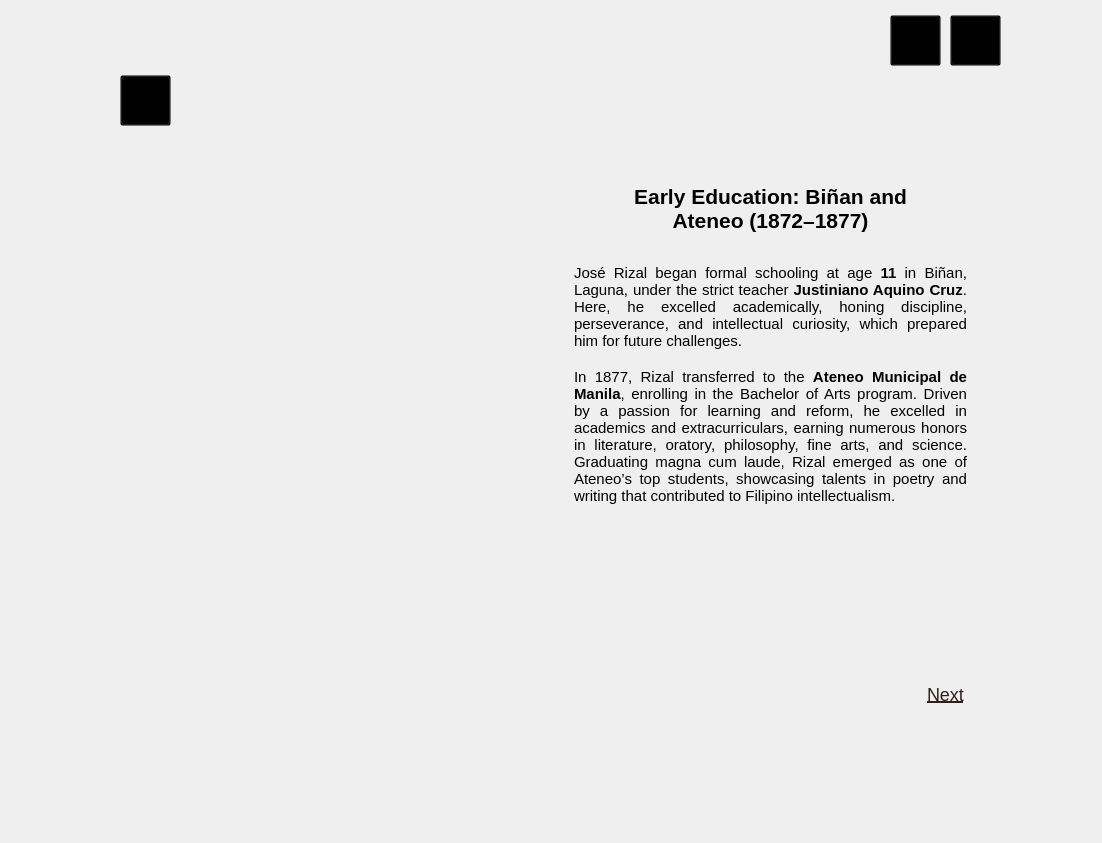
<?xml version="1.0" encoding="UTF-8"?>
<ui version="4.0">
 <class>chapter2page</class>
 <widget class="QMainWindow" name="chapter2page">
  <property name="geometry">
   <rect>
    <x>0</x>
    <y>0</y>
    <width>1102</width>
    <height>843</height>
   </rect>
  </property>
  <property name="minimumSize">
   <size>
    <width>1102</width>
    <height>843</height>
   </size>
  </property>
  <property name="maximumSize">
   <size>
    <width>1102</width>
    <height>843</height>
   </size>
  </property>
  <property name="windowTitle">
   <string>MainWindow</string>
  </property>
  <widget class="QWidget" name="centralwidget">
   <widget class="QLabel" name="bg">
    <property name="geometry">
     <rect>
      <x>0</x>
      <y>0</y>
      <width>1102</width>
      <height>843</height>
     </rect>
    </property>
    <property name="minimumSize">
     <size>
      <width>1102</width>
      <height>843</height>
     </size>
    </property>
    <property name="maximumSize">
     <size>
      <width>1102</width>
      <height>843</height>
     </size>
    </property>
    <property name="text">
     <string/>
    </property>
    <property name="pixmap">
     <pixmap>../reso/bg.png</pixmap>
    </property>
    <property name="scaledContents">
     <bool>true</bool>
    </property>
   </widget>
   <widget class="QLabel" name="chapter2logo">
    <property name="geometry">
     <rect>
      <x>120</x>
      <y>280</y>
      <width>411</width>
      <height>211</height>
     </rect>
    </property>
    <property name="text">
     <string/>
    </property>
    <property name="pixmap">
     <pixmap>../reso/chapter2logo.png</pixmap>
    </property>
    <property name="scaledContents">
     <bool>true</bool>
    </property>
   </widget>
   <widget class="QTextEdit" name="earlyeduc">
    <property name="enabled">
     <bool>false</bool>
    </property>
    <property name="geometry">
     <rect>
      <x>600</x>
      <y>180</y>
      <width>341</width>
      <height>81</height>
     </rect>
    </property>
    <property name="styleSheet">
     <string notr="true">
    QTextEdit {
        background: transparent;
        font-family: &quot;Times New Roman&quot;;
        font-size: 10pt;
        border: none;
    }
</string>
    </property>
    <property name="html">
     <string>&lt;!DOCTYPE HTML PUBLIC &quot;-//W3C//DTD HTML 4.0//EN&quot; &quot;http://www.w3.org/TR/REC-html40/strict.dtd&quot;&gt;
&lt;html&gt;&lt;head&gt;&lt;meta name=&quot;qrichtext&quot; content=&quot;1&quot; /&gt;&lt;style type=&quot;text/css&quot;&gt;
p, li { white-space: pre-wrap; }
&lt;/style&gt;&lt;/head&gt;&lt;body style=&quot; font-family:'Times New Roman'; font-size:10pt; font-weight:400; font-style:normal;&quot;&gt;
&lt;p align=&quot;center&quot; style=&quot; margin-top:0px; margin-bottom:0px; margin-left:0px; margin-right:0px; -qt-block-indent:0; text-indent:0px;&quot;&gt;&lt;a name=&quot;docs-internal-guid-5152b0a1-7fff-c6cc-916e-a2041b368d7a&quot;&gt;&lt;/a&gt;&lt;span style=&quot; font-size:16pt; font-weight:600; color:#000000; background-color:transparent;&quot;&gt;E&lt;/span&gt;&lt;span style=&quot; font-size:16pt; font-weight:600; color:#000000; background-color:transparent;&quot;&gt;arly Education: Biñan and Ateneo (1872–1877)&lt;/span&gt;&lt;/p&gt;&lt;/body&gt;&lt;/html&gt;</string>
    </property>
   </widget>
   <widget class="QTextEdit" name="earlyeduc1">
    <property name="enabled">
     <bool>false</bool>
    </property>
    <property name="geometry">
     <rect>
      <x>570</x>
      <y>260</y>
      <width>401</width>
      <height>451</height>
     </rect>
    </property>
    <property name="styleSheet">
     <string notr="true">
    QTextEdit {
        background: transparent;
        font-family: &quot;Times New Roman&quot;;
        font-size: 10pt;
        border: none;
    }
</string>
    </property>
    <property name="html">
     <string>&lt;!DOCTYPE HTML PUBLIC &quot;-//W3C//DTD HTML 4.0//EN&quot; &quot;http://www.w3.org/TR/REC-html40/strict.dtd&quot;&gt;
&lt;html&gt;&lt;head&gt;&lt;meta name=&quot;qrichtext&quot; content=&quot;1&quot; /&gt;&lt;style type=&quot;text/css&quot;&gt;
p, li { white-space: pre-wrap; }
&lt;/style&gt;&lt;/head&gt;&lt;body style=&quot; font-family:'Times New Roman'; font-size:10pt; font-weight:400; font-style:normal;&quot;&gt;
&lt;p align=&quot;justify&quot; style=&quot; margin-top:0px; margin-bottom:0px; margin-left:0px; margin-right:0px; -qt-block-indent:0; text-indent:0px;&quot;&gt;&lt;a name=&quot;docs-internal-guid-e0b6321d-7fff-c643-e446-6b3da369df06&quot;&gt;&lt;/a&gt;&lt;span style=&quot; font-size:11pt; color:#000000; background-color:transparent;&quot;&gt;J&lt;/span&gt;&lt;span style=&quot; font-size:11pt; color:#000000; background-color:transparent;&quot;&gt;osé Rizal began formal schooling at age &lt;/span&gt;&lt;span style=&quot; font-size:11pt; font-weight:600; color:#000000; background-color:transparent;&quot;&gt;11&lt;/span&gt;&lt;span style=&quot; font-size:11pt; color:#000000; background-color:transparent;&quot;&gt; in Biñan, Laguna, under the strict teacher &lt;/span&gt;&lt;span style=&quot; font-size:11pt; font-weight:600; color:#000000; background-color:transparent;&quot;&gt;Justiniano Aquino Cruz&lt;/span&gt;&lt;span style=&quot; font-size:11pt; color:#000000; background-color:transparent;&quot;&gt;. Here, he excelled academically, honing discipline, perseverance, and intellectual curiosity, which prepared him for future challenges.&lt;/span&gt;&lt;/p&gt;
&lt;p align=&quot;justify&quot; style=&quot;-qt-paragraph-type:empty; margin-top:0px; margin-bottom:0px; margin-left:0px; margin-right:0px; -qt-block-indent:0; text-indent:0px; font-size:11pt; color:#000000;&quot;&gt;&lt;br /&gt;&lt;/p&gt;
&lt;p align=&quot;justify&quot; style=&quot; margin-top:0px; margin-bottom:0px; margin-left:0px; margin-right:0px; -qt-block-indent:0; text-indent:0px;&quot;&gt;&lt;span style=&quot; font-size:11pt; color:#000000; background-color:transparent;&quot;&gt;In 1877, Rizal transferred to the &lt;/span&gt;&lt;span style=&quot; font-size:11pt; font-weight:600; color:#000000; background-color:transparent;&quot;&gt;Ateneo Municipal de Manila&lt;/span&gt;&lt;span style=&quot; font-size:11pt; color:#000000; background-color:transparent;&quot;&gt;, enrolling in the Bachelor of Arts program. Driven by a passion for learning and reform, he excelled in academics and extracurriculars, earning numerous honors in literature, oratory, philosophy, fine arts, and science. Graduating magna cum laude, Rizal emerged as one of Ateneo’s top students, showcasing talents in poetry and writing that contributed to Filipino intellectualism.&lt;/span&gt;&lt;/p&gt;
&lt;p align=&quot;justify&quot; style=&quot; margin-top:0px; margin-bottom:0px; margin-left:0px; margin-right:0px; -qt-block-indent:0; text-indent:0px;&quot;&gt;&lt;span style=&quot; font-size:11pt;&quot;&gt;&lt;br /&gt;&lt;/span&gt;&lt;/p&gt;&lt;/body&gt;&lt;/html&gt;</string>
    </property>
   </widget>
   <widget class="QPushButton" name="nextbutton">
    <property name="geometry">
     <rect>
      <x>920</x>
      <y>680</y>
      <width>51</width>
      <height>28</height>
     </rect>
    </property>
    <property name="styleSheet">
     <string notr="true">QPushButton {
    background-color: transparent;
    border: none;
    color: #2f2018;       /* Default font color */
    font-size: 18px;
    font-family: &quot;Times New Roman&quot;;
    text-decoration: underline;
}

QPushButton:hover {
    color: red;           /* Red color on hover */
}

QPushButton:pressed {
    color: #800000;       /* Darker red when pressed */
}</string>
    </property>
    <property name="text">
     <string>Next</string>
    </property>
   </widget>
   <widget class="QPushButton" name="exitbutton">
    <property name="geometry">
     <rect>
      <x>950</x>
      <y>15</y>
      <width>51</width>
      <height>51</height>
     </rect>
    </property>
    <property name="styleSheet">
     <string notr="true">QPushButton {
    background-color: transparent;
}</string>
    </property>
    <property name="text">
     <string/>
    </property>
   </widget>
   <widget class="QPushButton" name="volumebutton">
    <property name="geometry">
     <rect>
      <x>890</x>
      <y>15</y>
      <width>51</width>
      <height>51</height>
     </rect>
    </property>
    <property name="styleSheet">
     <string notr="true">QPushButton {
    background-color: transparent;
}</string>
    </property>
    <property name="text">
     <string/>
    </property>
   </widget>
   <widget class="QPushButton" name="bmbutton">
    <property name="geometry">
     <rect>
      <x>120</x>
      <y>75</y>
      <width>51</width>
      <height>51</height>
     </rect>
    </property>
    <property name="styleSheet">
     <string notr="true">QPushButton {
    background-color: transparent;
}</string>
    </property>
    <property name="text">
     <string/>
    </property>
   </widget>
   <widget class="QLabel" name="eleven">
    <property name="geometry">
     <rect>
      <x>870</x>
      <y>260</y>
      <width>31</width>
      <height>21</height>
     </rect>
    </property>
    <property name="text">
     <string/>
    </property>
   </widget>
   <widget class="QLabel" name="cruz">
    <property name="geometry">
     <rect>
      <x>820</x>
      <y>285</y>
      <width>151</width>
      <height>21</height>
     </rect>
    </property>
    <property name="text">
     <string/>
    </property>
   </widget>
   <widget class="QLabel" name="cruz2">
    <property name="geometry">
     <rect>
      <x>570</x>
      <y>310</y>
      <width>51</width>
      <height>21</height>
     </rect>
    </property>
    <property name="text">
     <string/>
    </property>
   </widget>
   <widget class="QLabel" name="escuela">
    <property name="geometry">
     <rect>
      <x>810</x>
      <y>390</y>
      <width>161</width>
      <height>21</height>
     </rect>
    </property>
    <property name="text">
     <string/>
    </property>
   </widget>
   <widget class="QLabel" name="escuela2">
    <property name="geometry">
     <rect>
      <x>570</x>
      <y>410</y>
      <width>61</width>
      <height>21</height>
     </rect>
    </property>
    <property name="text">
     <string/>
    </property>
   </widget>
  </widget>
 </widget>
 <resources/>
 <connections/>
</ui>
